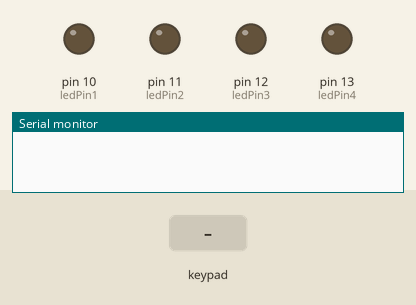
Simulated run of this sketch. Board: Arduino Uno, built with avr-gcc and run on an emulated ATmega328P. Shown: output pins drawn as LEDs (lit = HIGH), the last lines printed to the serial monitor. Dashed ring = blinking. The inputs (shaded band) are chosen by the test bench.

Above: at 1.2 s.
1.3 s: keypad keys 9 8 7 6 pressed 0.4 s apart
At 4.1 s:
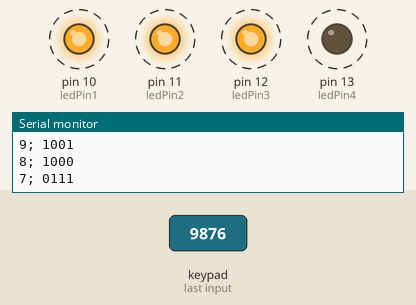
5.9 s: key 'A' pressed
At 6.7 s:
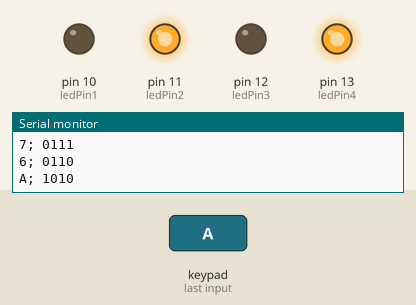
8.4 s: key 'B' pressed
At 8.9 s:
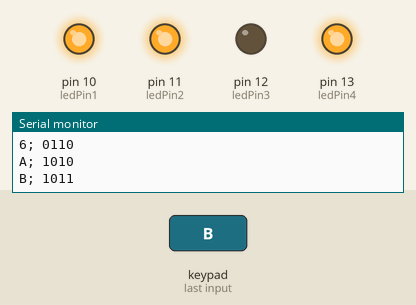
10.9 s: keypad keys 9 8 7 6 D pressed 0.4 s apart
At 15.7 s:
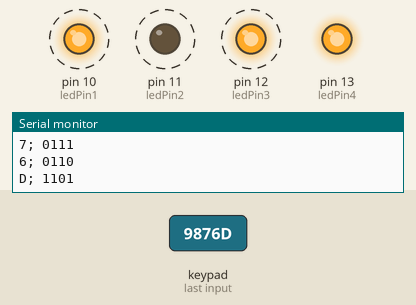
15.9 s: key 'C' pressed
18.5 s: key 'F' pressed
At 19.0 s:
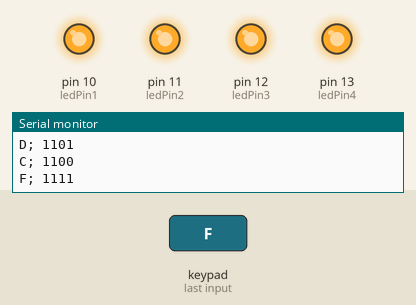
Timing chart, 0 to 21.5 s (numbered marks = the images above; inputs shaded):
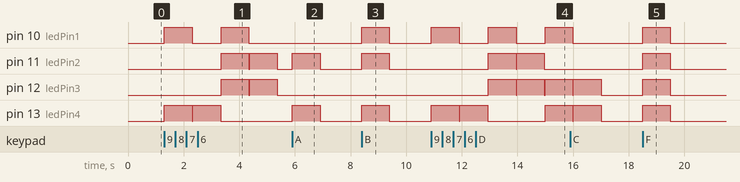

The sketch:

FinalProject.ino
```cpp
/* @file FinalProject.ino
|| @version 1.0
|| @author Dillon Tartt
|| @contact tarttdh@g.cofc.edu
|| @Professor Kebin Xu
|| @Class 250 Lab
||
|| @description
|| | Demonstrates the binary output of characters on keypad.
|| #
*/

#include <Keypad.h>

const byte ROWS = 4; //four rows
const byte COLS = 4; //four columns
//define the cymbols on the buttons of the keypads
char hexaKeys[ROWS][COLS] = {
  {'1','2','3','A'},
  {'4','5','6','B'},
  {'7','8','9','C'},
  //Had to convert # to E and * to F
  {'F','0','E','D'}
};
byte rowPins[ROWS] = {9, 8, 7, 6}; //connect to the row pinouts of the keypad
byte colPins[COLS] = {5, 4, 3, 2}; //connect to the column pinouts of the keypad

//initialize an instance of class NewKeypad
Keypad customKeypad = Keypad( makeKeymap(hexaKeys), rowPins, colPins, ROWS, COLS);

//create the led pins
const int ledPin1 = 10;
const int ledPin2 = 11;
const int ledPin3 = 12;
const int ledPin4 = 13;

void setup(){
  Serial.begin(9600);
   // initialize digital pin LED_BUILTIN as an output.
  int i;
  for(i=10;i<14;i++){
  pinMode(i , OUTPUT);
  digitalWrite(i,LOW);
  }
}

//decimal number to binary number.
int toBinary(int decimalNo){

  //base case
   if(decimalNo < 2){
   return decimalNo;
  }

  //Recursive Case
  return toBinary(decimalNo / 2) * 10 + decimalNo %2;
  }

// Converts the ascii Value to a Decimal number.
int asciiValueToDecimalNo(int asciiInput){
  //for characters '0' - '9'
    if (asciiInput < 58){
      int j = asciiInput - 48;
      //convert characters to binary
    return (toBinary(j));
    }
    else{
      //for characters 'A' - 'F'
      asciiInput = (asciiInput - 65);
      int p = asciiInput + 10;
      //convert characters to binary
      return (toBinary(p));
    }
  }

void loop(){
  // intialized the data types for binary output
  int binary_name;

  char customKey = customKeypad.getKey();

  if (customKey){
    Serial.print(customKey);
    Serial.print("; ");
    // convert character to integer datatype
    int ch = customKey;
        // convert acciValue to binary output
     binary_name = (asciiValueToDecimalNo(ch));
     //Serial.print(binary_name);
     int myArray[4];
     int y = 3;
     for(int k = 0; k < 4; k++){
      //separating each digit of binary output
     int digit = binary_name % 10;
    binary_name = binary_name/10;
    //Creates an array of digits to present the binary code correctly from right to left.
    myArray[y-k] = digit;
    // Serial.print(digit); --> Used to test the output of digits.

     //LedPins light up to represent the binary output.
      if(digit == 1 && k == 0){
        digitalWrite(ledPin1,HIGH);
      }
      else if(digit == 1 && k == 1){
        digitalWrite(ledPin2,HIGH);
      }
      else if(digit == 1 && k == 2){
        digitalWrite(ledPin3,HIGH);
      }
      else if(digit == 1 && k ==3){
        digitalWrite(ledPin4,HIGH);
      }

     }
     for(int k = 0; k < 4; k++){
     Serial.print(myArray[k]);
     }
     Serial.println();
     delay(1000);
     //To restart for next character input.
      digitalWrite(ledPin1,LOW);
      digitalWrite(ledPin2,LOW);
      digitalWrite(ledPin3,LOW);
      digitalWrite(ledPin4,LOW);
  }
}
```

Measured:
- after the input at 1.3 s, pin 10 (ledPin1): alternates HIGH for 1.0 s and LOW for 1.0 s, starting at once; pin 11 (ledPin2), pin 12 (ledPin3): alternates HIGH for 1.0 s and LOW for 0.02 s, starting after 2.0 s; pin 13 (ledPin4): alternates HIGH for 1.0 s and LOW for 0.02 s, 4 changes in all, then stays LOW, starting at once
- after the input at 5.9 s, pin 11 (ledPin2), pin 13 (ledPin4): LOW → HIGH at once, → LOW 1.0 s later
- after the input at 8.4 s, pin 10 (ledPin1), pin 11 (ledPin2), pin 13 (ledPin4): LOW → HIGH at once, → LOW 1.0 s later
- after the input at 10.9 s, pin 10 (ledPin1): alternates HIGH for 1.0 s and LOW for 1.0 s, starting at once; pin 11 (ledPin2), pin 12 (ledPin3): alternates HIGH for 1.0 s and LOW for 0.02 s, starting after 2.1 s; pin 13 (ledPin4): goes HIGH 1.0 s, LOW 0.02 s, HIGH 1.0 s, LOW 2.1 s, then HIGH, starting at once
- after the input at 18.5 s, pin 10 (ledPin1), pin 11 (ledPin2), pin 12 (ledPin3), pin 13 (ledPin4): LOW → HIGH at once, → LOW 1.0 s later
